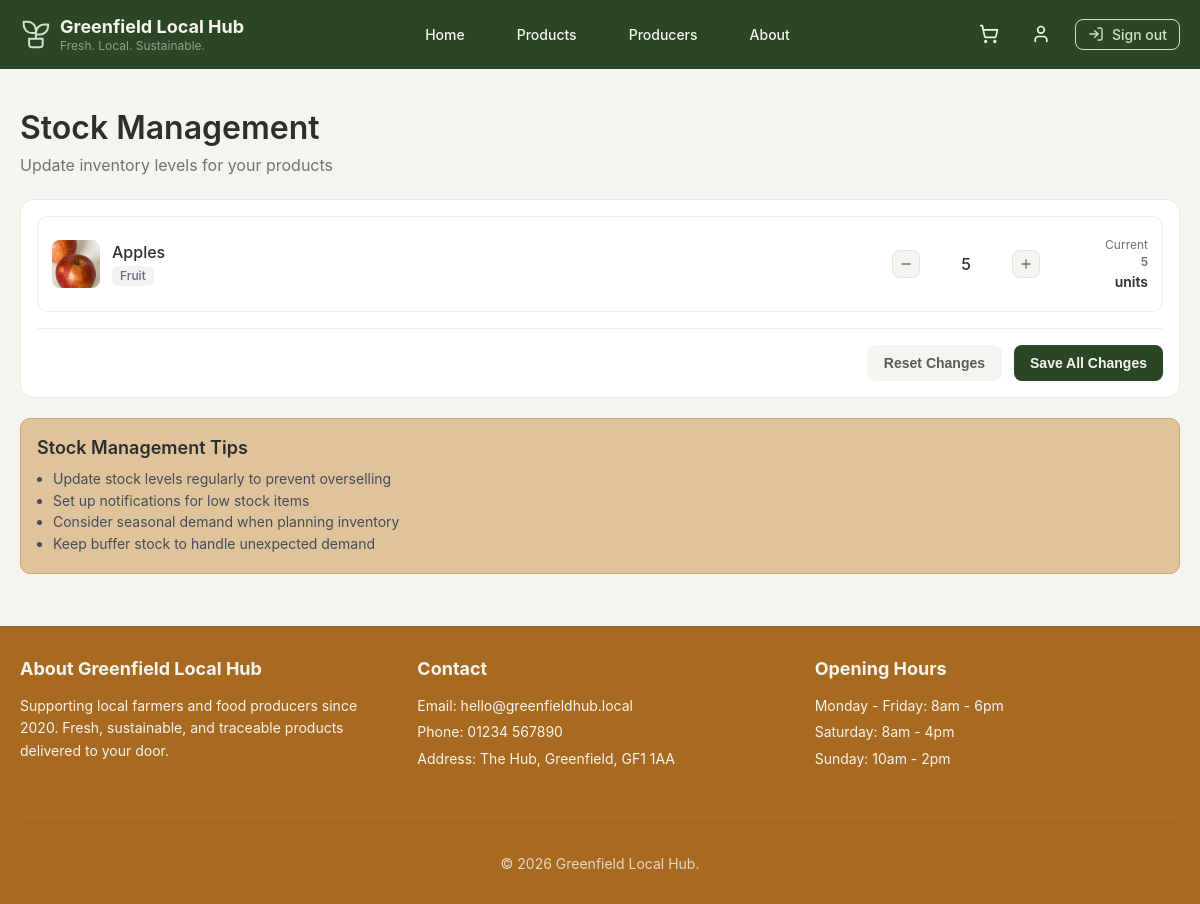
Page /producer-stock (signed in) on the committed database.
### tables this page shows
CREATE TABLE product (
product_id INTEGER PRIMARY KEY AUTOINCREMENT,
producer_id INTEGER NOT NULL,
name TEXT NOT NULL,
description TEXT NOT NULL,
price NUMERIC NOT NULL,
category TEXT NOT NULL,
image_url TEXT NOT NULL,
is_available INTEGER NOT NULL,
stock INTEGER NOT NULL,
FOREIGN KEY (producer_id) REFERENCES producer(producer_id) ON DELETE CASCADE
);

### app.py (the view, shortened to what this page needs)
@app.route("/producer-stock", methods=["GET", "POST"])
@login_required
def producer_stock():
    db = get_db()
    products = db.execute(
        """
        SELECT
            product_id,
            name,
            category,
            image_url,
            stock
        FROM product
        WHERE producer_id = ?
        ORDER BY name COLLATE NOCASE
        """,
        (current_user.id,),
    ).fetchall()
    db.close()
    return render_template("producer-stock.html", products=products)

### app.py (called while the page is built)
def get_db():
    db = sqlite3.connect("glh.db")
    db.row_factory = sqlite3.Row
    db.execute("PRAGMA foreign_keys = ON")
    return db

@app.context_processor
def inject_cart_count():
    if current_user.is_authenticated and current_user.user_type == "customer":
        db = get_db()
        count = get_cart_count(db, current_user.id)
        db.close()
        return {"cart_count": count}
    return {"cart_count": 0}

### templates/producer-stock.html (shortened to what this page needs)
{% extends "base.html" %}
{% block content %}
<section class="producer-stock-page">
  <div class="producer-stock-container">
    <div class="producer-stock-header">
      <div class="title-group">
        <h1>Stock Management</h1>
        <p class="subtitle">Update inventory levels for your products</p>
      </div>
    </div>
    <div class="producer-stock-panel">
      <form method="POST" action="{{ url_for('producer_stock') }}">
        <div class="producer-stock-list">
          {% for product in products %}
          <div class="stock-row">
            <div class="stock-product">
              <div class="stock-img-wrapper">
                <img
                  src="{{ product['image_url'] }}"
                  alt="{{ product['name'] }}"
                  class="stock-img"
                >
              </div>
              <div class="stock-info">
                <h3>{{ product['name'] }}</h3>
                <span class="stock-category">{{ product['category'] }}</span>
              </div>
            </div>
            <div class="stock-controls">
              <button type="button" class="minus-btn qty-btn" aria-label="Decrease stock">
                <svg xmlns="http://www.w3.org/2000/svg" width="16" height="16" viewBox="0 0 16 16" fill="none">
                  <path d="M3.33301 8H12.6663" stroke="currentColor" stroke-width="1.5" stroke-linecap="round" stroke-linejoin="round"/>
                </svg>
              </button>
              <input
                type="number"
                name="stock[{{ product['product_id'] }}]"
                class="stock-input form-control"
                value="{{ product['stock'] }}"
                min="0"
                required
                aria-label="Stock quantity for {{ product['name'] }}"
              >
              <button type="button" class="qty-btn plus-btn" aria-label="Increase stock">
              </button>
              <div class="stock-current">
                <span>Current</span>
                <strong><span class="stock-current-value">{{ product['stock'] }}</span> units</strong>
              </div>
            </div>
          </div>
          {% endfor %}
        </div>
        <div class="stock-actions">
          <button type="reset" class="stock-secondary-btn btn btn-secondary">Reset Changes</button>
          <button type="submit" class="stock-primary-btn btn btn-primary">Save All Changes</button>
        </div>
      </form>
    </div>
    <aside class="stock-tips">
      <h2>Stock Management Tips</h2>
      <ul>
        <li>Update stock levels regularly to prevent overselling</li>
        <li>Set up notifications for low stock items</li>
        <li>Consider seasonal demand when planning inventory</li>
        <li>Keep buffer stock to handle unexpected demand</li>
      </ul>
    </aside>
  </div>
</section>
{% endblock %}

### rows in the picture
product: image_url (picture), name "Apples", category "Fruit", stock "5"
